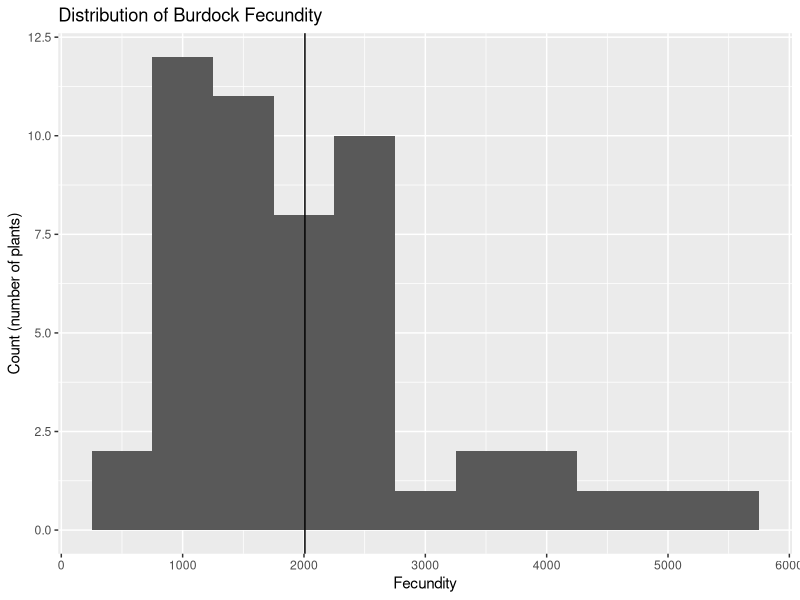
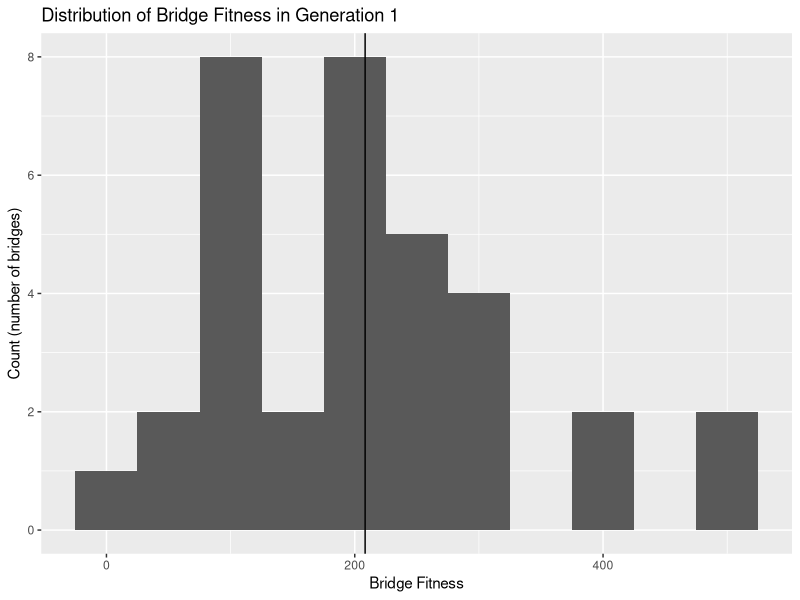
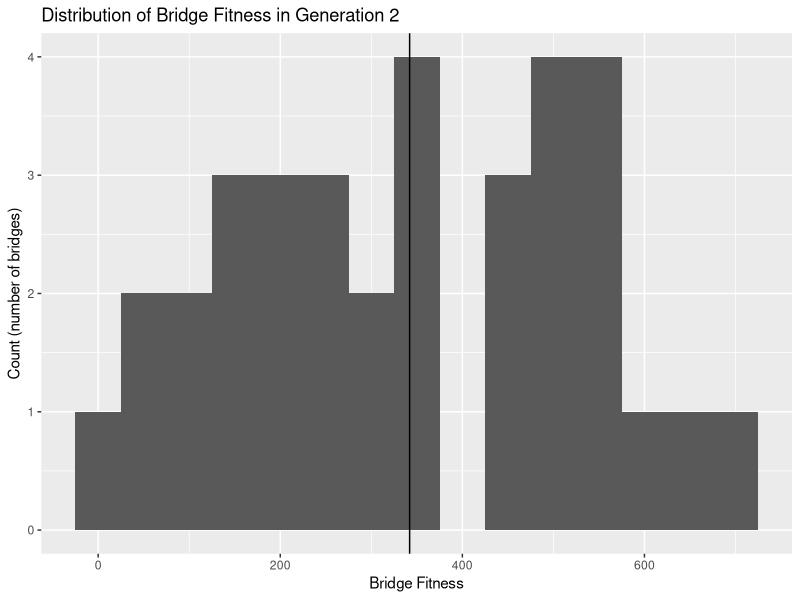
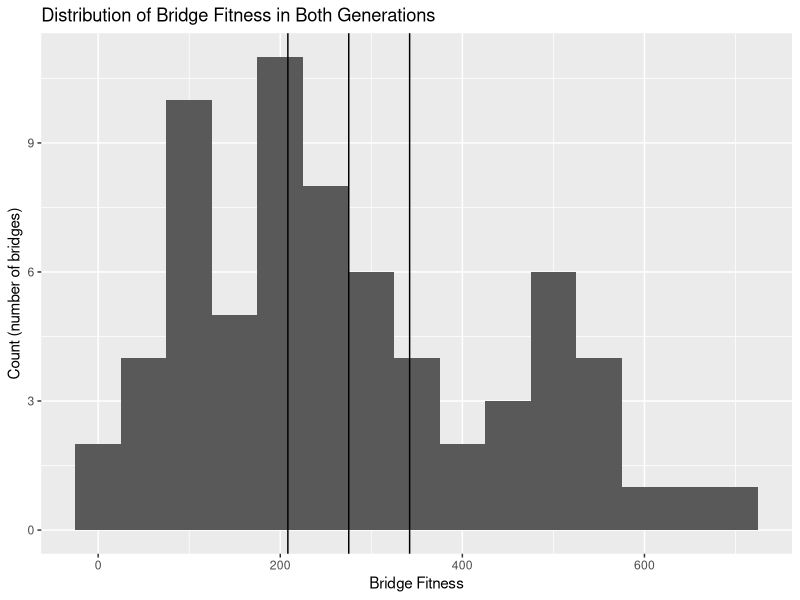
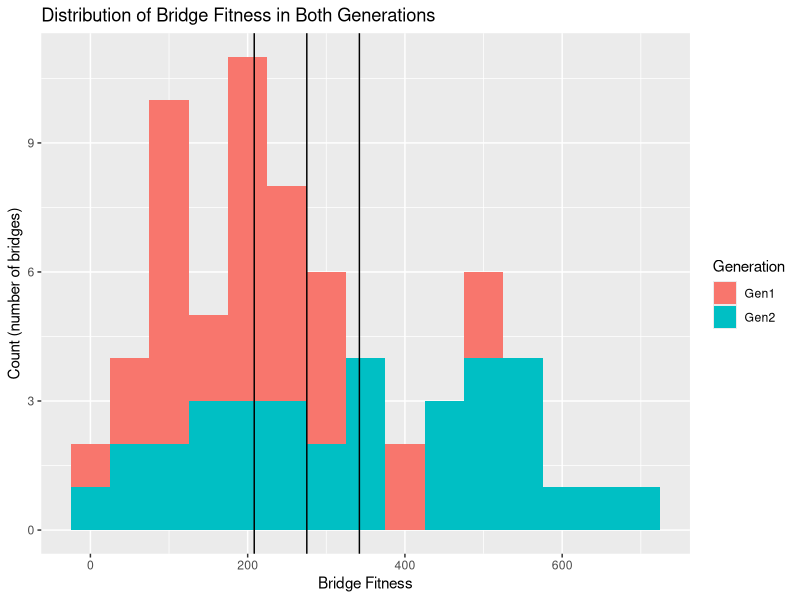

R code for these plots, in order:
# Author: Amy Benefield, 9/12/2019: Base R Commands for Getting Started (Evolution, Fall 2019)

### Installing R and Rstudio
  # https://cran.r-project.org/
  # https://www.rstudio.com/products/rstudio/download/

### Creating R Project:
  #Outside of R: create directory for new project “DIRECT”
  # In R: File -> new project -> new directory -> new project-> “DIRECT”-> set location file path name
  # Then R project should always be where we store data, and also our default directory

### Installing packages: install.packages("package", dependencies = TRUE)
  # Compiling: try no first, then try yes, then try updating R version
  # install.packages("tidyverse", dependencies=TRUE)
  # install.packages("ggplot2", dependencies=TRUE)
  # install.packages("dplyr", dependencies=TRUE)
  # install.packages("plyr", dependencies=TRUE)


### Loading packages: library(package)
  library(tidyverse)
  library(ggplot2)
  library(dplyr)
  library(plyr)



################## Burdock Data:
### Loading data:
  # No data, R data object, etc. should have spaces, or any character other than a "." or an "_"
  # Be sure your data is in the same folder as project
  # Be sure it's saved as .csv
Burdock_data<-read.csv(file="Burdock_data.csv", header=TRUE)

# Exploring Data:
#View(Burdock_data)
 head(Burdock_data)
#str(Burdock_data)
#names(Burdock_data)

dat<-ddply(Burdock_data, .(Plant_number), summarize, # Summarize on Plant_number field
        No_burrs=mean(No_burrs), # Taking mean, because they should all be the same
        Avg_No_seeds=mean(No_seeds), # Finding average number of seeds per burr per plant
        Plant_size=mean(Plant_size_), # Taking mean, because they should all be the same
        Num=length(Plant_number)) # Indexing number of rows collapsed for data cleaning
View(dat)
head(dat)
dat$Fecundity<-dat$Avg_No_seeds*dat$No_burrs
head(dat)

### Data cleaning: who only entered the # burrs that they counted?
which(dat$No_burrs==dat$Num) # which rows have the same total number of burrs as the number of burrs counted? Which rows are wrong?
which(dat$No_burrs!=dat$Num) # Which rows have different values? Which are right?
data<-dat[which(dat$No_burrs!=dat$Num),] # Let's save only those rows. Rows which only have the number of burrs counted will skew our results to show only low numbers

datA <- subset(dat, No_burrs != Num )
?subset

mf<-mean(data$Fecundity)
# Histogram
ggplot(data, aes(Fecundity))+
  geom_histogram(binwidth=500)+
  geom_vline(xintercept=mean(data$Fecundity))+
  ggtitle("Distribution of Burdock Fecundity")+
  ylab("Count (number of plants)")
  # xlab()

################## Bridge Data:
bridge<-read.csv("Bridge_data.csv", header=TRUE)
head(bridge)
str(bridge)
Gen1<-filter(bridge,Generation=="Gen1")
Gen2<-filter(bridge,Generation=="Gen2")

# Histograms

# Histogram of Generation 1 Fitness only
ggplot(Gen1, aes(Fitness))+
  geom_histogram(binwidth=50)+
  geom_vline(xintercept=mean(Gen1$Fitness))+
  ggtitle("Distribution of Bridge Fitness in Generation 1")+
  ylab("Count (number of bridges)")+
  xlab("Bridge Fitness")

# Histogram of Generation 2 Fitness only
ggplot(Gen2, aes(Fitness))+
  geom_histogram(binwidth=50)+
  geom_vline(xintercept=mean(Gen2$Fitness))+
  ggtitle("Distribution of Bridge Fitness in Generation 2")+
  ylab("Count (number of bridges)")+
  xlab("Bridge Fitness")

# Histogram of all fitness values across generations
ggplot(bridge, aes(Fitness))+
  geom_histogram(binwidth=50)+
  geom_vline(xintercept=mean(bridge$Fitness))+
  geom_vline(xintercept=mean(Gen1$Fitness))+
  geom_vline(xintercept=mean(Gen2$Fitness))+
  ggtitle("Distribution of Bridge Fitness in Both Generations")+
  ylab("Count (number of bridges)")+
  xlab("Bridge Fitness")

# Overlapping Histograms
ggplot(bridge, aes(Fitness, fill=Generation))+
  geom_histogram(binwidth=50)+
  geom_vline(xintercept=mean(bridge$Fitness))+
  geom_vline(xintercept=mean(Gen1$Fitness))+
  geom_vline(xintercept=mean(Gen2$Fitness))+
  ggtitle("Distribution of Bridge Fitness in Both Generations")+
  ylab("Count (number of bridges)")+
  xlab("Bridge Fitness")
